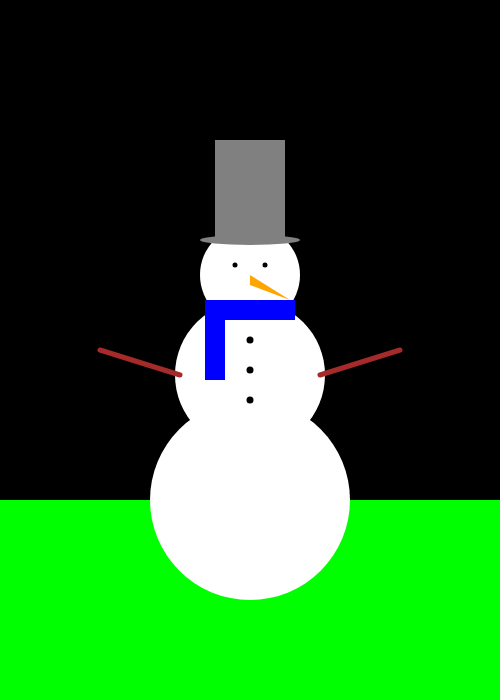
Frame 1 (no input)
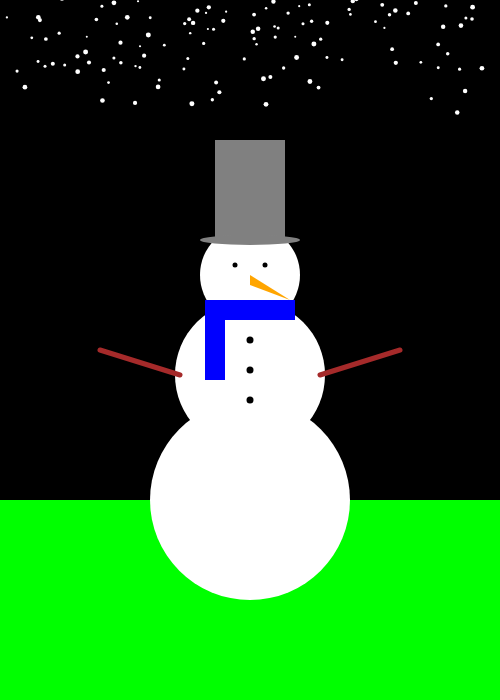
Frame 60 (no input)
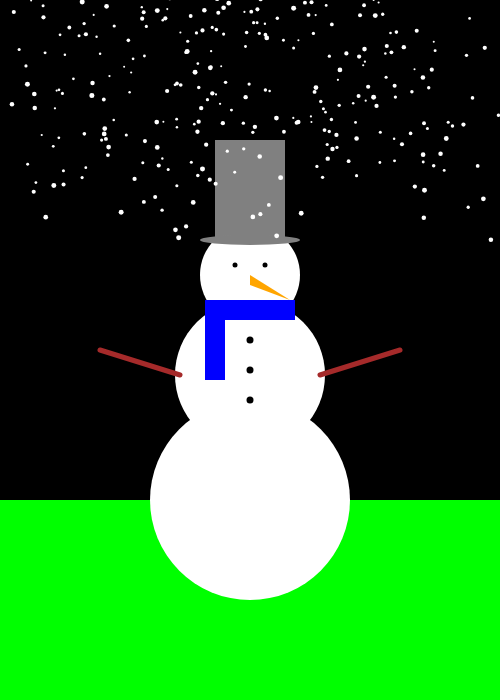
Frame 120 (the mouse pressed at the canvas centre since frame 60)

The p5.js sketch that drew these frames (run headless with seeded random() and noise() and a simulated clock; from frame 60 on, the mouse is pressed at the canvas centre):

// p5.js sketch
// ── sketch.js
let snowflakes = []; // array to hold snowflake objects

function setup() {
	createCanvas(500, 700);
}

function draw() {

	background('black');

	fill(0, 255, 0);
	strokeWeight(0);
	rect(0, 500, width, 200);

	//snowman body
	fill(255);
	ellipse(250, 500, 200, 200);
	ellipse(250, 375, 150, 150);
	ellipse(250, 275, 100, 100);

	//hat
	fill('grey');
	rect(215, 140, 70, 100);
	ellipse(250, 240, 100, 10);

	//eyes
	fill('black');
	ellipse(235, 265, 5, 5);
	ellipse(265, 265, 5, 5);

	//carrot
	fill('orange');
	triangle(250, 275, 250, 285, 290, 300);

	//arms
	stroke('brown');
	strokeWeight(5);
	line(180, 375, 100, 350);
	line(320, 375, 400, 350);

	//scarf
	strokeWeight(0);
	fill('blue');
	rect(205, 300, 90, 20);
	rect(205, 300, 20, 80);

	//buttons
	fill('black');
	ellipse(250, 340, 7, 7);
	ellipse(250, 370, 7, 7);
	ellipse(250, 400, 7, 7);

	fill(255);

	let t = frameCount / 60; // update time

	// creates random number of snowflakes
	for (let i = 0; i < random(5); i++) {
		snowflakes.push(new snowflake()); // append snowflake object
	}

	// loop through snowflakes with a for..of loop
	for (let flake of snowflakes) {
		flake.update(t); // update snowflake position
		flake.display(); // draw snowflake
	}
}

// snowflake class
function snowflake() {
	// initialize coordinates
	this.posX = 0;
	this.posY = random(-50, 0);
	this.initialangle = random(0, 2 * PI);
	this.size = random(2, 5);

	// radius of snowflake spiral
	// chosen so the snowflakes are uniformly spread out in area
	this.radius = sqrt(random(pow(width / 2, 2)));

	this.update = function (time) {
		// x position follows a circle
		let w = 0.6; // angular speed
		let angle = w * time + this.initialangle;
		this.posX = width / 2 + this.radius * sin(angle);

		// different size snowflakes fall at slightly different y speeds
		this.posY += pow(this.size, 0.5);

		// delete snowflake if past end of screen
		if (this.posY > height) {
			let index = snowflakes.indexOf(this);
			snowflakes.splice(index, 1);
		}
	};

	this.display = function () {
		ellipse(this.posX, this.posY, this.size);
	};
}
